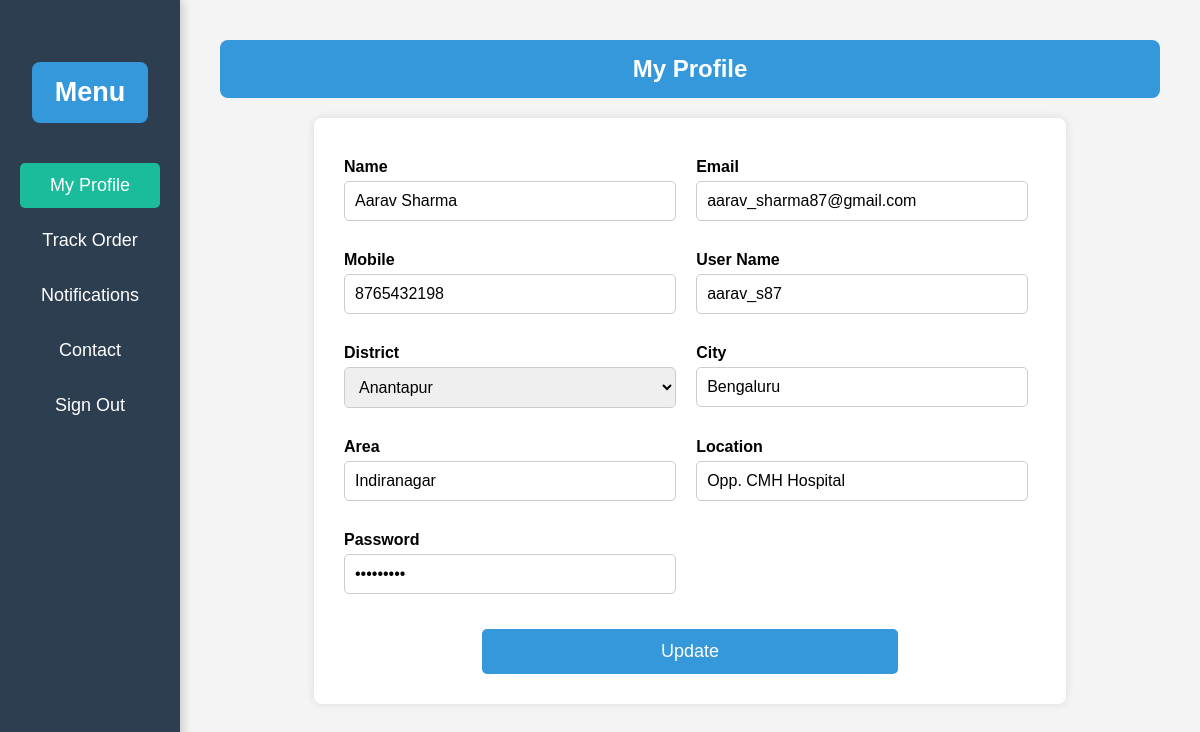
/profile.php (signed in), run on the app's committed database.
### tables this page shows
CREATE TABLE `users` (
  `name` varchar(50) NOT NULL,
  `email` varchar(50) NOT NULL,
  `mobile` varchar(20) NOT NULL,
  `username` varchar(50) NOT NULL,
  `district` varchar(40) NOT NULL,
  `city` varchar(50) NOT NULL,
  `area` varchar(50) NOT NULL,
  `landmark` varchar(80) NOT NULL,
  `password` varchar(50) NOT NULL
);

### profile.php (the view, shortened to what this page needs)
<!DOCTYPE html>
<html lang="en">
<head>
</head>
<body>
    <div id='sidebar'>
        <a href="all_products.php"><h2>Menu</h2></a><br>
        <a href="profile.php" style="background-color: #1abc9c;">My Profile</a>
        <a href="track_order.php">Track Order</a>
        <a href="notification.php">Notifications</a>
        <a href="chatbot.php">Contact</a>
        <a href="?logout=true">Sign Out</a>
    </div>
    <div id="main">
        <h2>My Profile</h2>
        <form action="profile.php" method="post" enctype="multipart/form-data">
            <?php
            $conn=mysqli_connect('localhost','root','','ecommerce');
            $result=$conn->query("select * from users where email='{$_SESSION['email']}'");
            if($row=mysqli_fetch_assoc($result)){
            echo'<div class="form-group">
                <label for="name">Name</label>
                <input type="text" id="name" name="name" required readonly autocomplete="off" value="'.$row["name"].'"/>
            </div>';
            echo'<div class="form-group">
                <label for="email">Email</label>
                <input type="email" id="email" name="email" required readonly autocomplete="off" value="'.$row["email"].'"/>
            </div>';
            echo'<div class="form-group">
                <label for="mobile">Mobile</label>
                <input type="number" id="mobile" name="mobile" required autocomplete="off" value="'.$row["mobile"].'"/>
            </div>';
            echo'<div class="form-group">
                <label for="us_name">User Name</label>
                <input type="text" id="us_name" name="us_name" required autocomplete="off" value="'.$row["username"].'"/>
            </div>';
            echo'<div class="form-group">
                <label for="district">District</label>
                <select id="district" name="district">
                    <option value="SPSR Nellore" '.($row["district"] == "SPSR Nellore" ? "selected" : "").'>SPSR Nellore</option>
                    <option value="Anantapur" '.($row["district"] == "Anantapur" ? "selected" : "").'>Anantapur</option>
                    <option value="Srikakulam" '.($row["district"] == "Srikakulam" ? "selected" : "").'>Srikakulam</option>
                    <option value="East Godavari" '.($row["district"] == "East Godavari" ? "selected" : "").'>East Godavari</option>
                    <option value="West Godavari" '.($row["district"] == "West Godavari" ? "selected" : "").'>West Godavari</option>
                    <option value="Krishna" '.($row["district"] == "Krishna" ? "selected" : "").'>Krishna</option>
                    <option value="Guntur" '.($row["district"] == "Guntur" ? "selected" : "").'>Guntur</option>
                    <option value="Prakasam" '.($row["district"] == "Prakasam" ? "selected" : "").'>Prakasam</option>
                    <option value="Vizianagaram" '.($row["district"] == "Vizianagaram" ? "selected" : "").'>Vizianagaram</option>
                    <option value="Visakhapatnam" '.($row["district"] == "Visakhapatnam" ? "selected" : "").'>Visakhapatnam</option>
                    <option value="Kurnool" '.($row["district"] == "Kurnool" ? "selected" : "").'>Kurnool</option>
                    <option value="Chittoor" '.($row["district"] == "Chittoor" ? "selected" : "").'>Chittoor</option>
                    <option value="Kadapa" '.($row["district"] == "Kadapa" ? "selected" : "").'>Kadapa</option>
                </select>
            </div>';
            echo'<div class="form-group">
                <label for="city">City</label>
                <input type="text" id="city" name="city" required autocomplete="off" value="'.$row['city'].'"/>
            </div>';
            echo'<div class="form-group">
                <label for="area">Area</label>
                <input type="text" id="area" name="area" required autocomplete="off" value="'.$row['area'].'"/>
            </div>';
            echo'<div class="form-group">
                <label for="land_mark">Location</label>
                <input type="text" id="land_mark" name="landmark" required autocomplete="off" value="'.$row['landmark'].'"/>
            </div>';
            echo'<div class="form-group">
                <label for="password">Password</label>
                <input type="password" id="password" name="password" required autocomplete="off" value="'.$row['password'].'"/>
            </div>';
            }
            ?>
            <input type="submit" id='submit' name='update' value="Update"/>
        </form>
    </div>
</body>
</html>

### profile.php (style rules this page uses)
* { margin: 0; padding: 0; box-sizing: border-box; font-family: Arial, sans-serif; }
body { display: flex; height: 100vh; background-color: #f4f4f4; }
#sidebar { width: 15%; background-color: #2c3e50; color: white; padding: 40px 20px; display: flex; flex-direction: column; align-items: center; box-shadow: 2px 0 10px rgba(0, 0, 0, 0.2); }
#sidebar a { text-decoration: none; color: white; font-size: 18px; padding: 12px; display: block; text-align: center; width: 100%; border-radius: 5px; transition: 0.3s; margin-top: 10px; }
#main { width:85%; padding: 40px; }
h2 { text-align: center; background: #3498db; color: white; padding: 15px; border-radius: 8px; }
form { background: white; padding: 30px; border-radius: 8px; box-shadow: 0px 0px 10px rgba(0, 0, 0, 0.1); width: 80%; margin: 20px auto; display: flex; flex-wrap: wrap; gap: 20px; }
.form-group { width: 48%; }
label { font-size: 16px; font-weight: bold; display: block; margin-top: 10px; }
input, select { width: 100%; padding: 10px; margin-top: 5px; border: 1px solid #ccc; border-radius: 5px; font-size: 16px; }
#submit { background-color: #3498db; color: white; border: none; padding: 12px; margin-top: 15px; width: 60%; margin-left: 20%; font-size: 18px; cursor: pointer; border-radius: 5px; transition: 0.3s; }

### data on the page
users: name "Aarav Sharma", email "aarav_sharma87@gmail.com", mobile "8765432198", us_name "aarav_s87", district "Anantapur", city "Bengaluru", area "Indiranagar", landmark "Opp. CMH Hospital"
